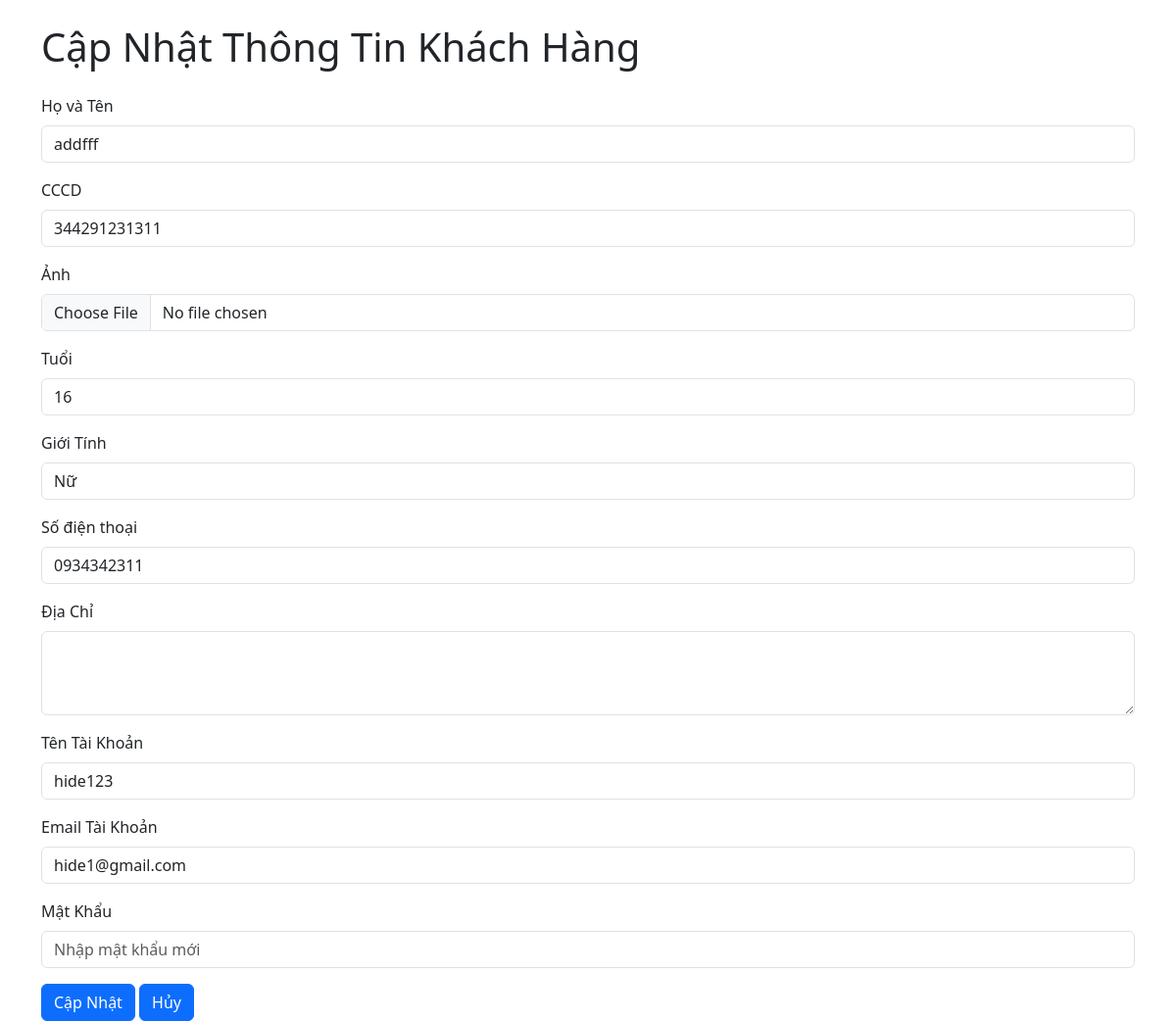
/admin/update/2 (signed in), run on an earlier commit of the app's database.
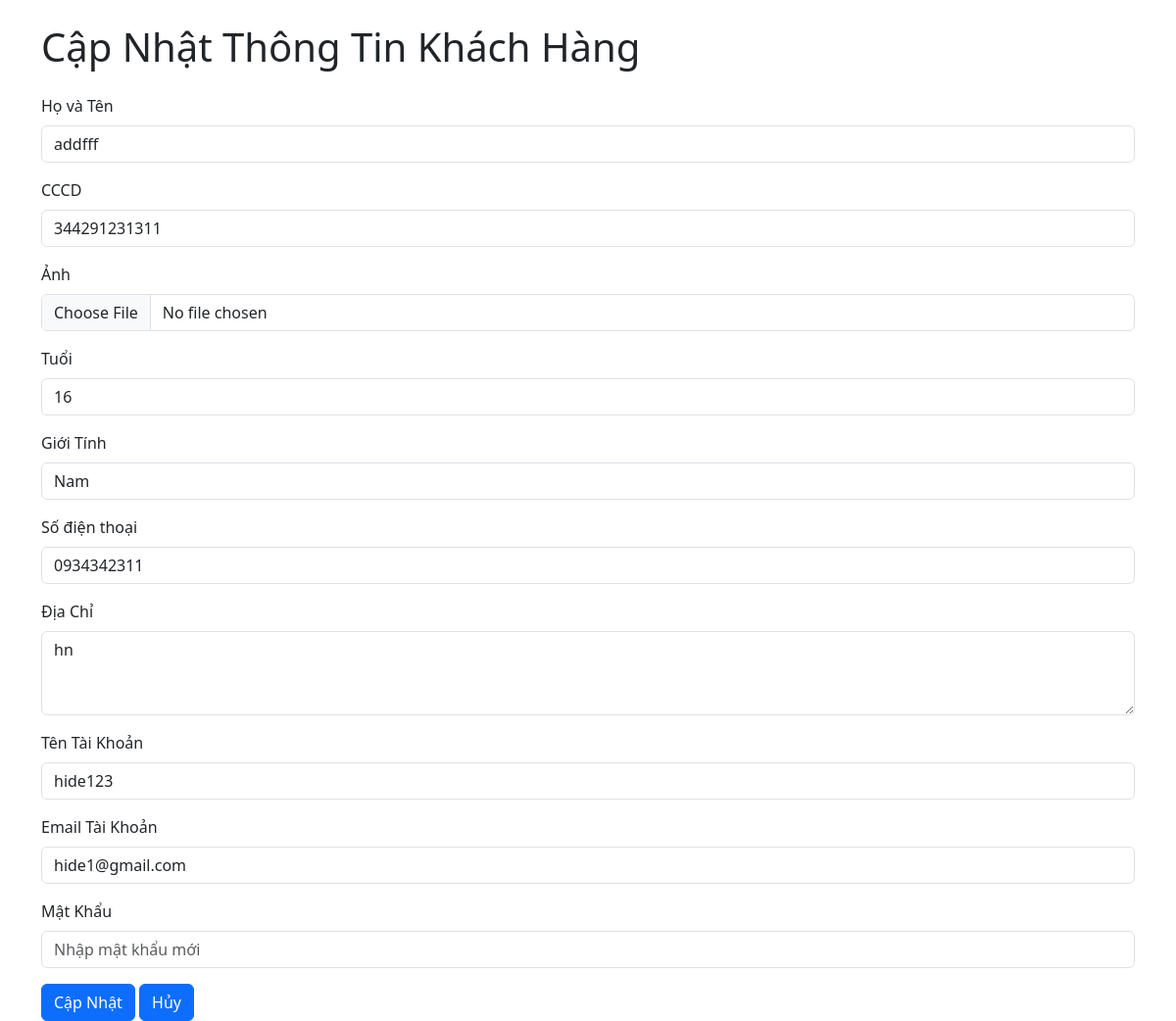
And on a later commit of the database.
### backend/model/qlkh.py (models this page shows)
class Customer(db.Model):
    id = db.Column(db.Integer, primary_key=True, autoincrement=True)
    full_name = db.Column(db.String(100), nullable=False)
    age = db.Column(db.Integer, nullable=False)
    gender = db.Column(db.String(20), nullable=False)
    cccd = db.Column(db.String(20), unique=True, nullable=False)
    address = db.Column(db.String(200), nullable=False)
    sdt = db.Column(db.String(100), unique=True, nullable=False)
    image = db.Column(db.String(100))
    user_id = db.Column(db.Integer, db.ForeignKey('user.id'), nullable=False)
    user = db.relationship('User', backref='customers', lazy=True)

class User(db.Model, UserMixin):
    id = db.Column(db.Integer, primary_key=True, autoincrement=True)
    username = db.Column(db.String(100), unique=True, nullable=False)
    email = db.Column(db.String(100), nullable=False, unique=True)
    password = db.Column(db.String(100), nullable=False)
    role = db.Column(db.String(50), nullable=False)

### backend/admin/router.py (the view, shortened to what this page needs)
@admin.route('/update/<int:id>', methods=['GET', 'POST'])
@login_required
def update(id):
    if current_user.role != 'admin':
        flash('Bạn không có quyền truy cập trang này.', 'error')
        return redirect(url_for('accounts.index'))
    customer = Customer.query.get_or_404(id)
    user = User.query.get_or_404(customer.user_id)
    return render_template('update.html', customer=customer, user=user)

### templates/update.html (shortened to what this page needs)
<!DOCTYPE html>
<html lang="en">
<head>
    <link href="https://cdn.jsdelivr.net/npm/bootstrap@5.3.0-alpha3/dist/css/bootstrap.min.css" rel="stylesheet">
</head>
    <link rel="stylesheet" href="{{ url_for('static', filename='css/update.css') }}">
<body>
    <div class="container">
        <h1 class="my-4">Cập Nhật Thông Tin Khách Hàng</h1>
        <form
        enctype="multipart/form-data"
        action="{{ url_for('admin.update', id=customer.id) }}" method="post">
            <div class="mb-3">
                <label for="fullname" class="form-label">Họ và Tên</label>
                <input type="text" class="form-control" id="fullname" name="fullname" value="{{ customer.full_name }}" required>
            </div>
            <div class="mb-3">
                <label for="cccd" class="form-label">CCCD</label>
                <input type="text" class="form-control" id="cccd" name="cccd" value="{{ customer.cccd }}" required>
            </div>
            <div class="mb-3" >
                <label for="file" class="form-label"> Ảnh</label>
                <input type="file" class="form-control" id="file" accept="image/*" name="file" >
            </div>
            <div class="mb-3">
                <label for="age" class="form-label">Tuổi</label>
                <input type="number" class="form-control" id="age" name="age" value="{{ customer.age }}" required>
            </div>
            <div class="mb-3">
                <label for="gender" class="form-label">Giới Tính</label>
                <select class="form-control" id="gender" name="gender" required>
                    <option value="male" {% if customer.gender == 'male' %} selected {% endif %}>Nam</option>
                    <option value="female" {% if customer.gender == 'female' %} selected {% endif %}>Nữ</option>
                </select>
            </div>
            <div class="mb-3">
                <label for="sdt" class="form-label">Số điện thoại</label>
                <input type="text" class="form-control" id="sdt" name="sdt" value="{{ customer.sdt }}" required>
            </div>
            <div class="mb-3">
                <label for="address" class="form-label">Địa Chỉ</label>
                <textarea class="form-control" id="address" name="address" rows="3" required>{{ customer.address }}</textarea>
            </div>
            <div class="mb-3">
                <label for="username" class="form-label">Tên Tài Khoản</label>
                <input type="text" class="form-control" id="username" name="username" value="{{ user.username }}" required>
            </div>
            <div class="mb-3">
                <label for="email" class="form-label">Email Tài Khoản</label>
                <input type="email" class="form-control" id="email" name="email" value="{{ user.email }}" required>
            </div>
            <div class="mb-3">
                <label for="password" class="form-label">Mật Khẩu</label>
                <input type="password" class="form-control" id="password" name="password" placeholder="Nhập mật khẩu mới">
            </div>
            <button type="submit" class="btn btn-primary">Cập Nhật</button>
            <button type="button" class="btn btn-primary" onclick="window.history.back()">Hủy</button>
        </form>
    </div>
</body>
</html>

What changed in the data, as far as the page shows it:
changed Customer "addfff": gender "Nữ" → "Nam"; address (not shown) → "hn"
